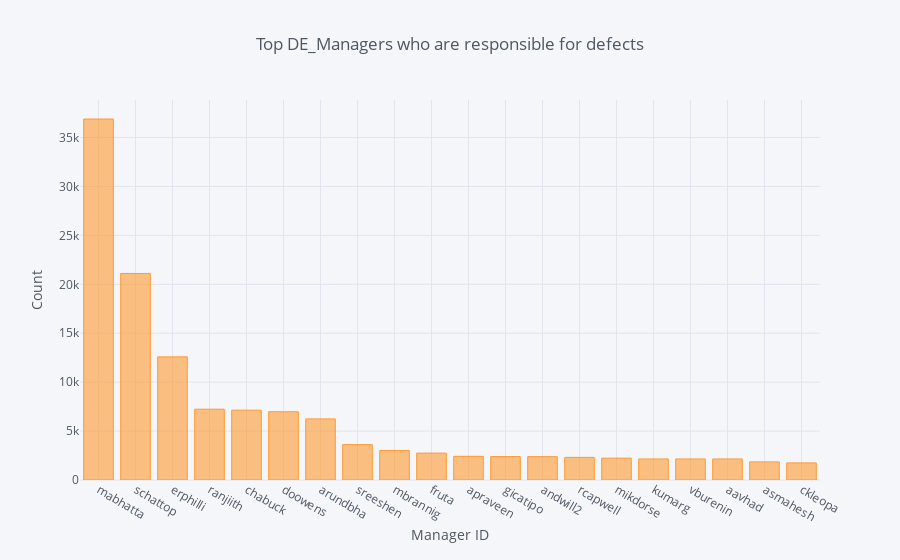

The notebook cell this image was saved under:
### Markdown cell above
## Top DE_Managers who are responsible for defects

### Code cell
# Displaying only Top 20 for better clearity
temp = bug_data["DE_MANAGER_USERID"].value_counts().head(20)
temp.iplot(kind='bar', xTitle = 'Manager ID', yTitle = "Count", title = 'Top DE_Managers who are responsible for defects')

### Figure 1 — Plotly figure (JSON) as saved in the notebook; plotly's stock layout.template omitted (floating-point values rounded to 4 significant figures)
{"data": [{"marker": {"color": "rgba(255, 153, 51, 0.6)", "line": {"color": "rgba(255, 153, 51, 1.0)", "width": 1}}, "name": "DE_MANAGER_USERID", "orientation": "v", "text": "", "type": "bar", "x": ["mabhatta", "schattop", "erphilli", "ranjiith", "chabuck", "doowens", "arundbha", "sreeshen", "mbrannig", "fruta", "apraveen", "gicatipo", "andwill2", "rcapwell", "mikdorse", "kumarg", "vburenin", "aavhad", "asmahesh", "ckleopa"], "y": [36898, 21112, 12585, 7236, 7136, 6976, 6245, 3617, 3019, 2747, 2417, 2397, 2387, 2312, 2234, 2153, 2153, 2148, 1850, 1748]}], "layout": {"legend": {"bgcolor": "#F5F6F9", "font": {"color": "#4D5663"}}, "paper_bgcolor": "#F5F6F9", "plot_bgcolor": "#F5F6F9", "title": "Top DE_Managers who are responsible for defects", "titlefont": {"color": "#4D5663"}, "xaxis1": {"gridcolor": "#E1E5ED", "showgrid": true, "tickfont": {"color": "#4D5663"}, "title": "Manager ID", "titlefont": {"color": "#4D5663"}, "zerolinecolor": "#E1E5ED"}, "yaxis1": {"gridcolor": "#E1E5ED", "showgrid": true, "tickfont": {"color": "#4D5663"}, "title": "Count", "titlefont": {"color": "#4D5663"}, "zerolinecolor": "#E1E5ED"}}}
